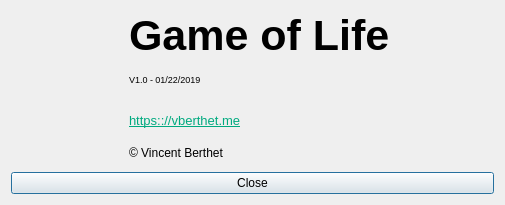
<?xml version="1.0" encoding="UTF-8"?>
<ui version="4.0">
 <class>aboutBox</class>
 <widget class="QDialog" name="aboutBox">
  <property name="windowModality">
   <enum>Qt::NonModal</enum>
  </property>
  <property name="enabled">
   <bool>true</bool>
  </property>
  <property name="geometry">
   <rect>
    <x>0</x>
    <y>0</y>
    <width>505</width>
    <height>205</height>
   </rect>
  </property>
  <property name="maximumSize">
   <size>
    <width>505</width>
    <height>205</height>
   </size>
  </property>
  <property name="font">
   <font>
    <kerning>true</kerning>
   </font>
  </property>
  <property name="contextMenuPolicy">
   <enum>Qt::NoContextMenu</enum>
  </property>
  <property name="windowTitle">
   <string>About !</string>
  </property>
  <property name="windowIcon">
   <iconset resource="resources.qrc">
    <normaloff>:/assets/vb_black_bg_border_512.png</normaloff>:/assets/vb_black_bg_border_512.png</iconset>
  </property>
  <property name="whatsThis">
   <string notr="true"/>
  </property>
  <property name="sizeGripEnabled">
   <bool>false</bool>
  </property>
  <property name="modal">
   <bool>false</bool>
  </property>
  <layout class="QGridLayout" name="gridLayout_2">
   <property name="sizeConstraint">
    <enum>QLayout::SetMinimumSize</enum>
   </property>
   <item row="0" column="0">
    <layout class="QGridLayout" name="gridLayout">
     <item row="1" column="0">
      <widget class="QPushButton" name="close_pushButton">
       <property name="text">
        <string>Close</string>
       </property>
      </widget>
     </item>
     <item row="0" column="0">
      <layout class="QHBoxLayout" name="horizontalLayout">
       <item>
        <layout class="QHBoxLayout" name="horizontalLayout_5">
         <item>
          <widget class="QLabel" name="label">
           <property name="maximumSize">
            <size>
             <width>150</width>
             <height>150</height>
            </size>
           </property>
           <property name="autoFillBackground">
            <bool>false</bool>
           </property>
           <property name="text">
            <string/>
           </property>
           <property name="pixmap">
            <pixmap resource="resources.qrc">:/assets/vb_black_bg_border_512.png</pixmap>
           </property>
           <property name="scaledContents">
            <bool>true</bool>
           </property>
          </widget>
         </item>
         <item>
          <spacer name="horizontalSpacer">
           <property name="orientation">
            <enum>Qt::Horizontal</enum>
           </property>
           <property name="sizeHint" stdset="0">
            <size>
             <width>40</width>
             <height>20</height>
            </size>
           </property>
          </spacer>
         </item>
         <item>
          <layout class="QHBoxLayout" name="horizontalLayout_4">
           <item>
            <layout class="QVBoxLayout" name="verticalLayout">
             <item>
              <widget class="QLabel" name="label_2">
               <property name="font">
                <font>
                 <pointsize>32</pointsize>
                 <weight>75</weight>
                 <bold>true</bold>
                </font>
               </property>
               <property name="text">
                <string>Game of Life</string>
               </property>
              </widget>
             </item>
             <item>
              <widget class="QLabel" name="label_4">
               <property name="font">
                <font>
                 <pointsize>7</pointsize>
                </font>
               </property>
               <property name="text">
                <string>V1.0 - 01/22/2019</string>
               </property>
              </widget>
             </item>
             <item>
              <spacer name="verticalSpacer">
               <property name="orientation">
                <enum>Qt::Vertical</enum>
               </property>
               <property name="sizeType">
                <enum>QSizePolicy::Fixed</enum>
               </property>
               <property name="sizeHint" stdset="0">
                <size>
                 <width>20</width>
                 <height>10</height>
                </size>
               </property>
              </spacer>
             </item>
             <item>
              <widget class="QLabel" name="label_5">
               <property name="font">
                <font>
                 <pointsize>10</pointsize>
                </font>
               </property>
               <property name="text">
                <string>&lt;html&gt;&lt;head/&gt;&lt;body&gt;&lt;p&gt;&lt;a href=&quot;https://vberthet.me/&quot;&gt;&lt;span style=&quot; text-decoration: underline; color:#00aa7f;&quot;&gt;https:://vberthet.me&lt;/span&gt;&lt;/a&gt;&lt;/p&gt;&lt;/body&gt;&lt;/html&gt;</string>
               </property>
               <property name="textFormat">
                <enum>Qt::RichText</enum>
               </property>
               <property name="openExternalLinks">
                <bool>true</bool>
               </property>
              </widget>
             </item>
             <item>
              <widget class="QLabel" name="label_3">
               <property name="text">
                <string>© Vincent Berthet</string>
               </property>
              </widget>
             </item>
            </layout>
           </item>
          </layout>
         </item>
         <item>
          <spacer name="horizontalSpacer_2">
           <property name="orientation">
            <enum>Qt::Horizontal</enum>
           </property>
           <property name="sizeHint" stdset="0">
            <size>
             <width>40</width>
             <height>20</height>
            </size>
           </property>
          </spacer>
         </item>
        </layout>
       </item>
      </layout>
     </item>
    </layout>
   </item>
  </layout>
 </widget>
 <resources>
  <include location="resources.qrc"/>
 </resources>
 <connections/>
</ui>
